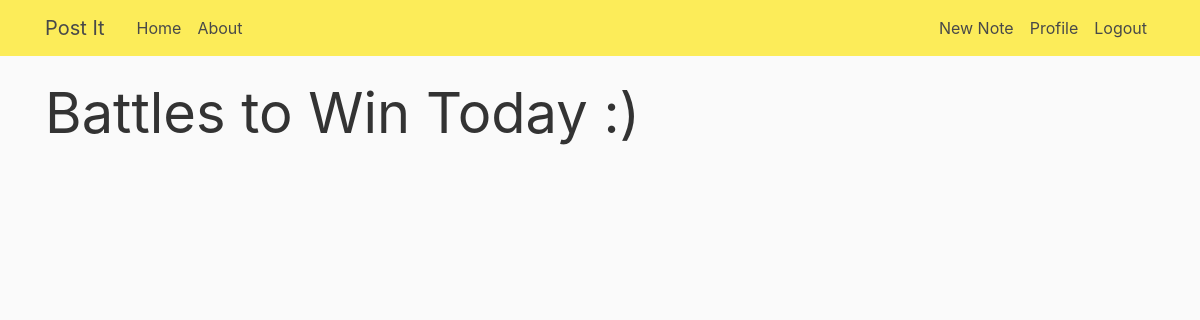
/ (signed in), run on an earlier commit of the app's database.
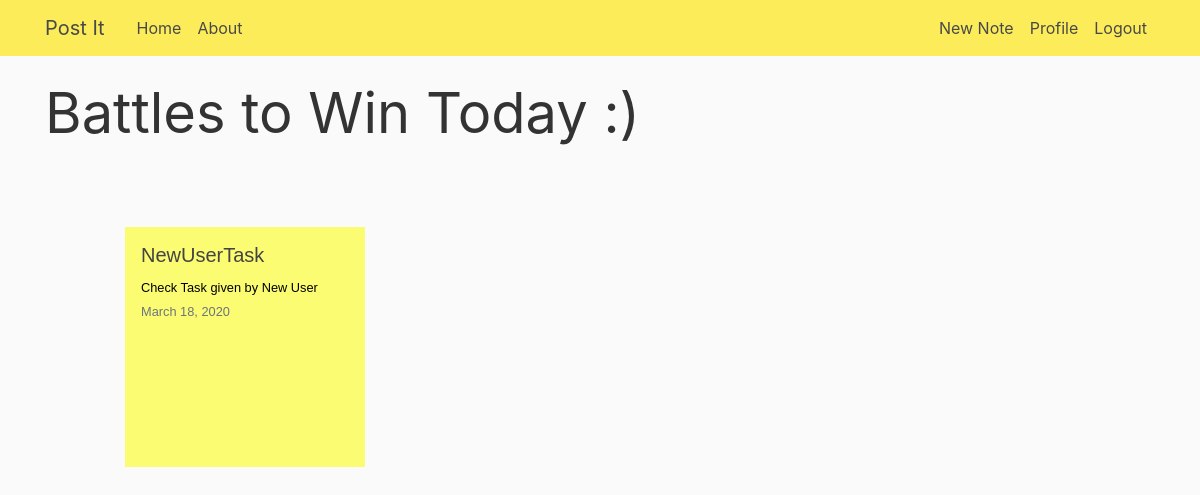
And on a later commit of the database.
### Notes/models.py (models this page shows, shortened)
class Notes(models.Model):
    task = models.CharField(max_length=1000)
    description = models.CharField(max_length=10000)
    date_posted = models.DateTimeField(default=timezone.now)
    user = models.ForeignKey(User, on_delete=models.CASCADE, blank=True, null=True)

### Notes/views.py (the view)
# urls.py: path('', NoteListView.as_view() , name='notes-wall'),
class NoteListView(LoginRequiredMixin,ListView):
    additional_context = {}
    model = Notes
    context_object_name = 'posts'
    template_name = 'Notes/wall.html'
    ordering = ['-date_posted']
    paginate_by = 4
    def get_queryset(self):
        queryset = Notes.objects.filter(user = self.request.user.id)
        return queryset

### Notes/templates/Notes/wall.html (shortened to what this page needs)
{% extends "Notes/base.html" %}
{% block content %}
    <div class='display-4'>
        <p>Battles to Win Today :)</p>
    </div>
    <div class='wrapper'>
        <ul class='task-class'>
            {% for note in posts %}
                {%include "Notes/notes.html" with note=note %}
            {% endfor %}
        </ul>
    </div>
{% endblock content%}

### Notes/templates/Notes/notes.html
{% load static %}
<li>
    <a href="{% url 'notes-detail' note.id %}">
        <h5>{{ note.task }}</h5>
        <div>
            <small>{{ note.description }}</small>
        </div>
        <div>
            <small class="text-muted">{{ note.date_posted | date:"F d, Y" }}</small>
        </div>
    </a>
</li>

What changed in the data, as far as the page shows it:
added Notes: task "NewUserTask", description "Check Task given by New User", date_posted "March 18, 2020"
